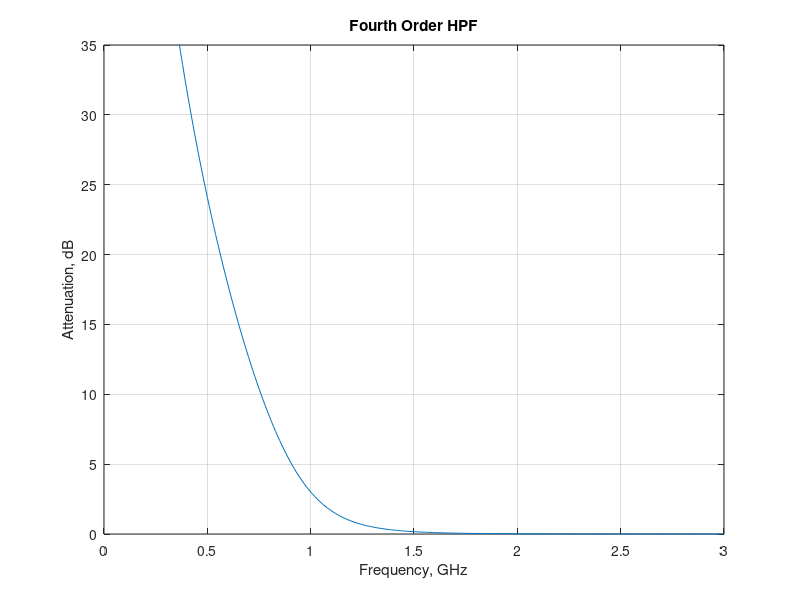

MATLAB code for this plot:
%  Solutions of <RF circuit design: Theory and Application>

%  Example P5.9

clc;
close all;

fc = 1e9;
g0 = 1;
g1 = 1/(2*pi*fc*0.7654);
g2 = 1/(2*pi*fc*1.8478);
g3 = 1/(2*pi*fc*1.8478);
g4 = 1/(2*pi*fc*0.7654);
g5 = 1;
f = 0.0;

for i = 1:300
    omega = 2*pi*f;
    A0 = [1 g0; 0 1];
    A1 = [1 0; 1./(1i*omega*g1) 1];
    A2 = [1 1./(1i*omega*g2); 0 1];
    A3 = [1 0; 1./(1i*omega*g3) 1];
    A4 = [1 1./(1i*omega*g4); 0 1];
    A5 = [1 0; g5 1];
    A = A0*A1*A2*A3*A4*A5;
    H(i) = 2./(A(1));
    freq(i) = f;
    f = f+0.01*fc;
end

fig = figure;
plot(freq/1e9, -20*log10(abs(H))); grid on; axis([0 3 0 35]);
title('Fourth Order HPF'); xlabel('Frequency, GHz'); ylabel('Attenuation, dB');

frame = getframe(fig);
img = frame2im(frame);
imwrite(img, 'P5_9.png');

